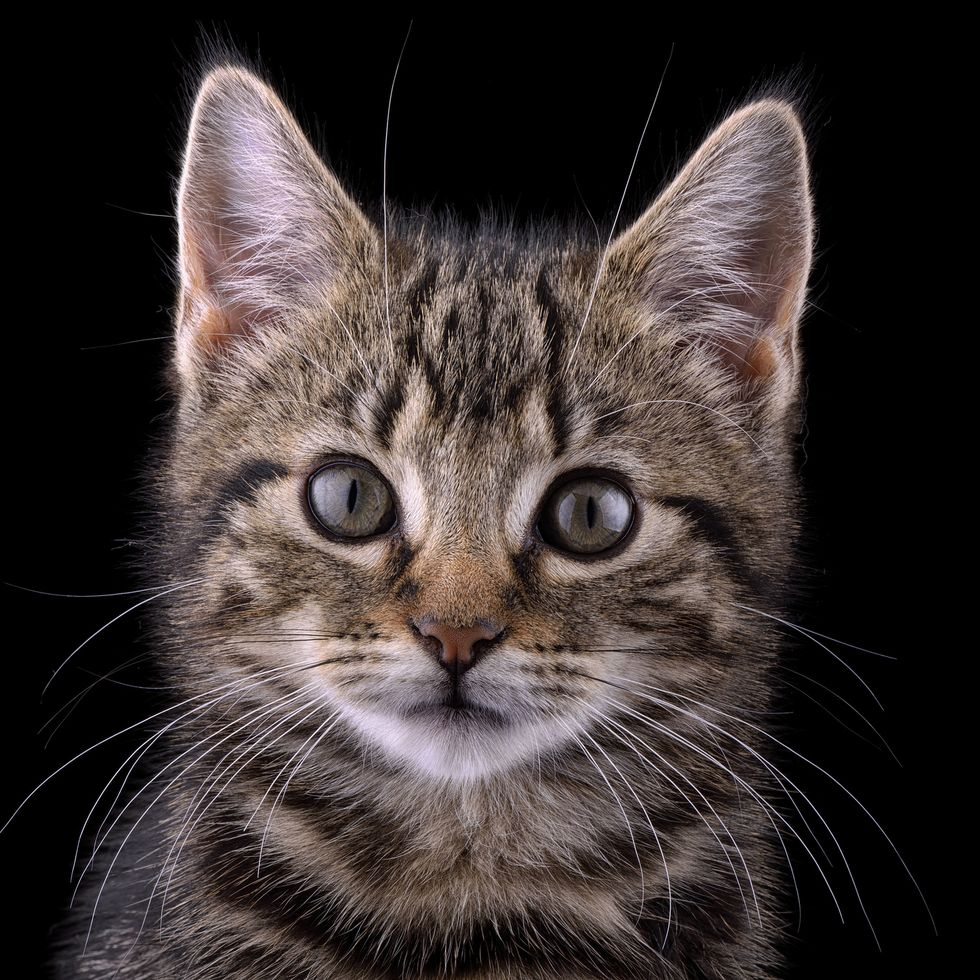
#> input picture OPENCV/images/cat.jpg, 980 x 980 px
$ python masking.py
#> lines starting #> are read from the running program, lines starting #| are printed output that depends on the picture; after the words box and inside, x2 and y2 are one past the last pixel; in counts of white or black regions, pixels touching at a corner belong together


#masking allows to focus on certain part of image
# example --> working on faces of human , and removing rest


import cv2 as cv
import numpy as np

img = cv.imread("images/cat.jpg")
#> img is the input picture: shape (980, 980, 3); mean B, G, R 49.5, 50.9, 59.1
cv.imshow("Cat" , img)

blank = np.zeros(img.shape[:2], dtype='uint8')
cv.imshow('Blank Image', blank)

circle  =  cv.circle(blank.copy(), (img.shape[1]//2, img.shape[0]//2), 400 , 255, -1) # circular mask

# cv.imshow('Mask', mask)

rectangle = cv.rectangle(blank.copy(),(30,30), (370,370), 255 ,-1)  # rectangular mask

weired_mask =cv.bitwise_and(circle,rectangle)
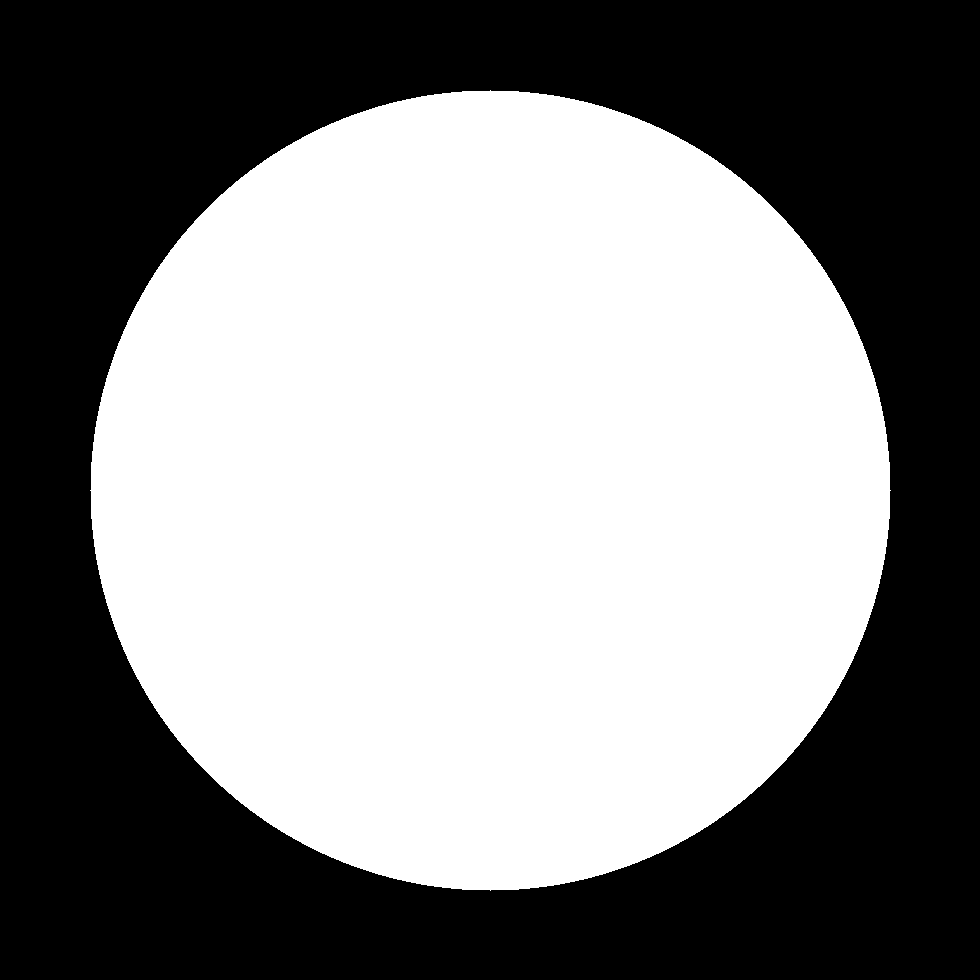
#> circle: shape (980, 980); 52.3% white; 1 black region, box (x1, y1, x2, y2) and area: (0, 0, 980, 980) 457775

cv.imshow('wired shape' , weired_mask)
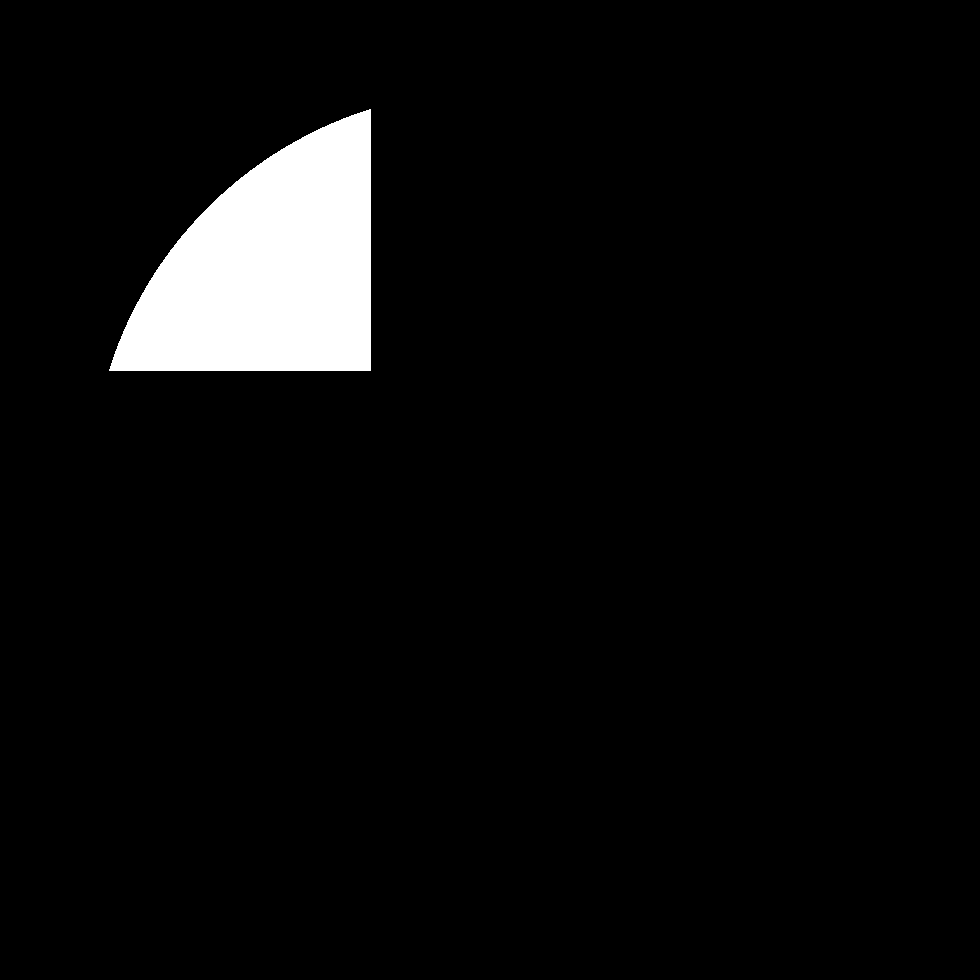
#> window 'wired shape': shape (980, 980); 4.8% white; 1 white region, box (x1, y1, x2, y2) and area: (109, 109, 371, 371) 45787

masked = cv.bitwise_and(img,img,mask=weired_mask)
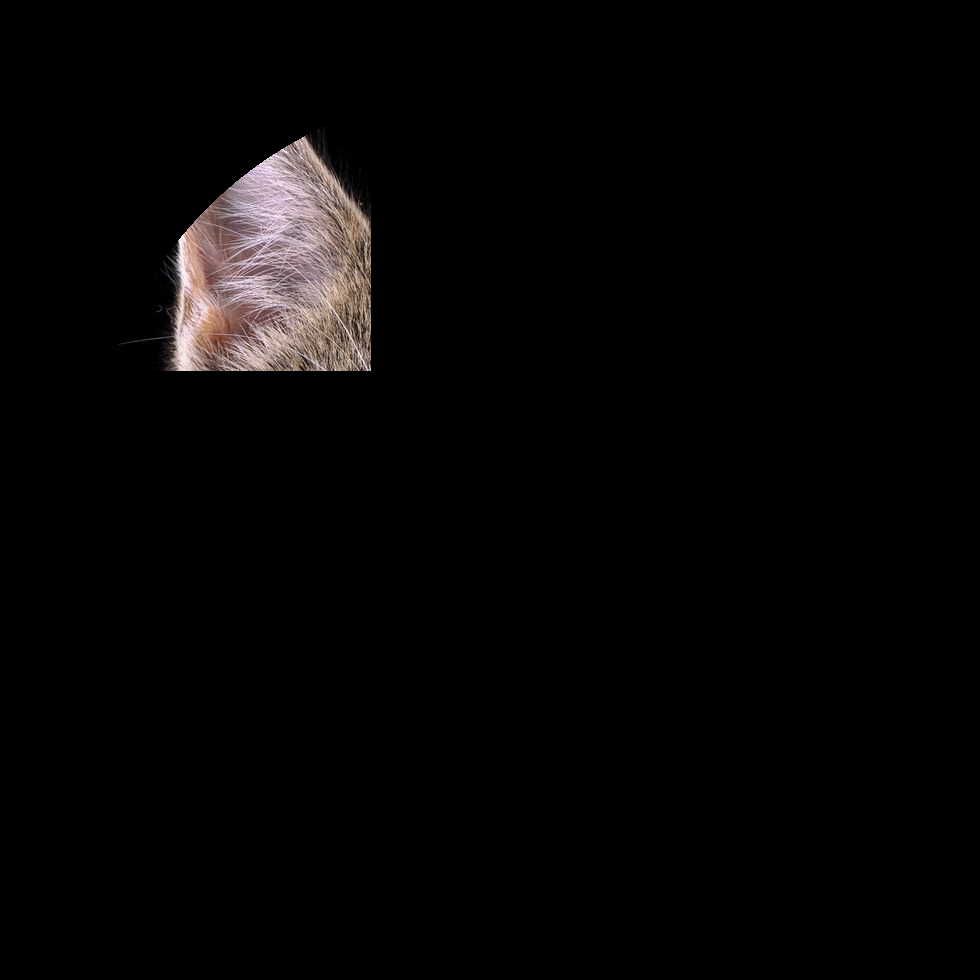
#> masked: shape (980, 980, 3); mean B, G, R 5.3, 5.4, 6.4
cv.imshow('weired shape masked image',masked)


# masked = cv.bitwise_and(img,img,mask=mask)
# cv.imshow('masked image',masked)

cv.waitKey(0)
